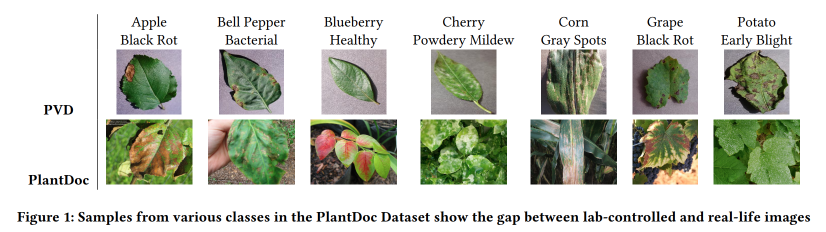
#> input picture CropHealthMonitoringApp/CropHealthMonitoringApp/datasets/PlantDoc-Dataset-master/PlantDoc_Examples.png, 1652 x 464 px (shown at 1/2 size); its folder holds only this picture in this run
$ python data_preparation.py
#> lines starting #> are read from the running program, lines starting #| are printed output that depends on the picture
import os
import cv2
import numpy as np
import pandas as pd
from sklearn.model_selection import train_test_split

# Define paths to datasets
plantdoc_path = "../datasets/PlantDoc-Dataset-master"
breizhcrops_path = "../datasets/BreizhCrops"

# Create lists to store data and labels
images = []
labels = []

# Load PlantDoc dataset
print("Loading PlantDoc dataset...")
for root, dirs, files in os.walk(plantdoc_path):
    for file in files:
        if file.endswith(".jpg") or file.endswith(".png"):
            img_path = os.path.join(root, file)
            img = cv2.imread(img_path)
#> img is the input picture: shape (464, 1652, 3); mean B, G, R 190, 201.9, 198.4

            if img is not None:
                img = cv2.resize(img, (224, 224))  # Resize to 224x224
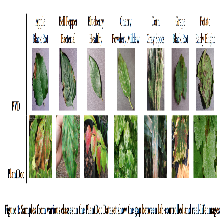
#> img: shape (224, 224, 3); mean B, G, R 189.1, 201, 197.7
                images.append(img)
                labels.append(root.split(os.path.sep)[-2])  # Use folder name as label

# Load BreizhCrops dataset
print("Loading BreizhCrops dataset...")
for root, dirs, files in os.walk(breizhcrops_path):
    for file in files:
        if file.endswith(".jpg") or file.endswith(".png"):
            img_path = os.path.join(root, file)
            img = cv2.imread(img_path)

            if img is not None:
                img = cv2.resize(img, (224, 224))  # Resize to 224x224
                images.append(img)
                labels.append(root.split(os.path.sep)[-2])  # Use folder name as label

# Convert lists to numpy arrays
print("Converting lists to numpy arrays...")
images = np.array(images)
labels = np.array(labels)

# Split the dataset into training and validation sets
print("Splitting dataset into training and validation sets...")
#> (the run stopped early here; a loop or call above may not have finished)
